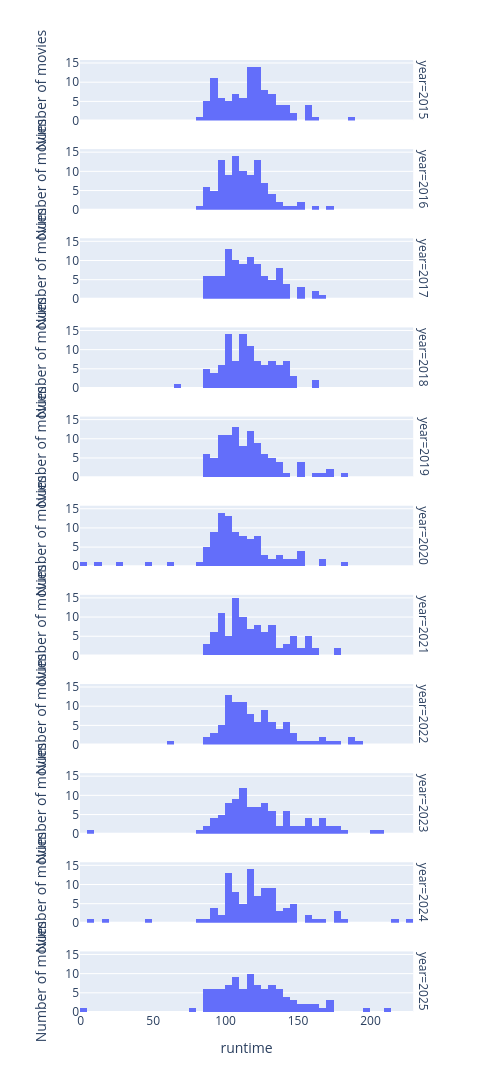

Notebook code for this chart:
### Markdown cell above
First, I explored how did the distribution of runtime fluctuated per year. For that I used the movies table, and the relevant columns. Runtime is stable at ~100–130 min as the dominant peak across all years (2015–2025) — no clear trend of films getting longer or shorter over time. 2020–2021 show more dispersed/noisy distributions, with several outliers near 0 and a wider tail — likely a COVID effect (fewer films, different mix of releases/streaming).
2023–2025 show longer, more pronounced right tails (outliers up to 200–220 min), suggesting more extended-runtime films in recent years.
Movie volume looks relatively consistent year to year (~60–70 at the peak bin), aside from the dispersion noted in 2020.
Near-zero runtime values appear in several years (2018, 2020, 2022, 2024) — likely data errors or missing-runtime placeholders.

### Code cell
fig_years= px.histogram(movies, x="runtime" , facet_row="year", width=500, height=2000)
fig_years.update_yaxes(title_text="Number of movies")

### Figure 1 — Plotly figure (JSON) as saved in the notebook; plotly's stock layout.template omitted (floating-point values rounded to 4 significant figures)
{"data": [{"bingroup": "x", "hovertemplate": "year=2015<br>runtime=%{x}<br>count=%{y}<extra></extra>", "legendgroup": "", "marker": {"color": "#636efa", "pattern": {"shape": ""}}, "name": "", "orientation": "v", "showlegend": false, "type": "histogram", "x": [136, 124, 138, 141, 91, 148, 95, 131, 137, 141, 125, 105, 157, 117, 114, 89, 126, 129, 118, 121, 94, 93, 93, 131, 119, 115, 127, 88, 106, 96, 120, 92, 104, 115, 130, 121, 147, 121, 127, 133, 100, 141, 103, 105, 188, 105, 89, 159, 106, 125, 134, 114, 131, 111, 135, 116, 127, 97, 115, 100, 116, 94, 115, 85, 118, 99, 120, 106, 124, 123, 129, 94, 140, 93, 122, 94, 123, 159, 90, 123, 122, 109, 122, 115, 116, 133, 96, 101, 87, 158, 119, 120, 95, 114, 164, 112, 93, 113, 119, 83], "xaxis": "x11", "yaxis": "y11"}, {"bingroup": "x", "hovertemplate": "year=2016<br>runtime=%{x}<br>count=%{y}<extra></extra>", "legendgroup": "", "marker": {"color": "#636efa", "pattern": {"shape": ""}}, "name": "", "orientation": "v", "showlegend": false, "type": "histogram", "x": [147, 133, 97, 109, 106, 86, 152, 133, 108, 122, 107, 115, 108, 94, 144, 95, 129, 123, 123, 95, 106, 120, 109, 97, 92, 122, 129, 103, 134, 107, 161, 116, 113, 127, 112, 96, 116, 127, 117, 122, 107, 123, 110, 99, 116, 117, 120, 152, 100, 87, 120, 139, 112, 124, 114, 132, 118, 89, 128, 127, 81, 103, 89, 118, 107, 99, 102, 107, 124, 86, 109, 111, 105, 110, 104, 112, 89, 92, 104, 110, 124, 170, 102, 125, 99, 94, 108, 97, 118, 114, 96, 101, 99, 91, 138, 99, 120, 98, 102], "xaxis": "x10", "yaxis": "y10"}, {"bingroup": "x", "hovertemplate": "year=2017<br>runtime=%{x}<br>count=%{y}<extra></extra>", "legendgroup": "", "marker": {"color": "#636efa", "pattern": {"shape": ""}}, "name": "", "orientation": "v", "showlegend": false, "type": "histogram", "x": [152, 129, 136, 90, 119, 133, 124, 137, 131, 141, 105, 129, 135, 120, 137, 154, 118, 107, 97, 140, 105, 141, 110, 102, 118, 114, 107, 100, 113, 104, 110, 108, 104, 167, 117, 164, 104, 107, 109, 122, 113, 137, 136, 109, 86, 100, 89, 123, 93, 100, 116, 116, 118, 122, 107, 115, 102, 125, 126, 114, 124, 122, 150, 115, 104, 139, 97, 89, 101, 95, 91, 130, 104, 115, 132, 86, 128, 160, 96, 102, 138, 117, 94, 89, 91, 112, 112, 120, 112, 109, 89, 96, 99, 101, 90, 141, 132, 120, 125], "xaxis": "x9", "yaxis": "y9"}, {"bingroup": "x", "hovertemplate": "year=2018<br>runtime=%{x}<br>count=%{y}<extra></extra>", "legendgroup": "", "marker": {"color": "#636efa", "pattern": {"shape": ""}}, "name": "", "orientation": "v", "showlegend": false, "type": "histogram", "x": [149, 135, 129, 118, 143, 135, 112, 147, 120, 134, 119, 140, 138, 85, 121, 113, 112, 97, 114, 136, 107, 114, 117, 135, 118, 105, 96, 110, 93, 131, 91, 130, 102, 111, 111, 143, 118, 106, 121, 130, 96, 120, 104, 121, 100, 116, 99, 103, 107, 88, 140, 97, 109, 105, 101, 118, 104, 100, 114, 149, 141, 141, 110, 97, 117, 89, 120, 101, 110, 102, 136, 90, 65, 116, 112, 86, 128, 116, 110, 132, 128, 163, 108, 140, 127, 104, 132, 117, 129, 122, 102, 101, 85, 101, 103, 125, 130, 161, 110, 94], "xaxis": "x8", "yaxis": "y8"}, {"bingroup": "x", "hovertemplate": "year=2019<br>runtime=%{x}<br>count=%{y}<extra></extra>", "legendgroup": "", "marker": {"color": "#636efa", "pattern": {"shape": ""}}, "name": "", "orientation": "v", "showlegend": false, "type": "histogram", "x": [181, 118, 103, 129, 124, 122, 142, 100, 127, 123, 137, 110, 104, 119, 169, 154, 105, 119, 86, 122, 162, 132, 132, 112, 135, 131, 131, 128, 133, 116, 98, 115, 114, 129, 118, 105, 106, 135, 153, 87, 107, 122, 112, 97, 117, 102, 121, 110, 99, 116, 122, 97, 123, 138, 126, 111, 93, 99, 103, 102, 86, 109, 101, 90, 90, 90, 108, 94, 96, 116, 87, 89, 88, 99, 108, 101, 109, 110, 119, 109, 118, 152, 117, 103, 106, 96, 109, 152, 111, 100, 99, 109, 128, 99, 96, 107, 172, 121, 171, 104], "xaxis": "x7", "yaxis": "y7"}, {"bingroup": "x", "hovertemplate": "year=2020<br>runtime=%{x}<br>count=%{y}<extra></extra>", "legendgroup": "", "marker": {"color": "#636efa", "pattern": {"shape": ""}}, "name": "", "orientation": "v", "showlegend": false, "type": "histogram", "x": [117, 147, 150, 124, 150, 99, 101, 4, 105, 120, 128, 95, 109, 151, 122, 124, 102, 101, 113, 100, 150, 115, 10, 132, 120, 94, 107, 109, 91, 94, 135, 105, 169, 98, 116, 103, 95, 110, 90, 124, 108, 111, 165, 129, 99, 104, 94, 120, 83, 112, 125, 87, 117, 101, 97, 106, 114, 140, 87, 120, 94, 144, 102, 119, 95, 90, 87, 115, 96, 108, 98, 97, 118, 146, 90, 132, 108, 136, 135, 180, 87, 103, 85, 97, 104, 92, 104, 111, 99, 25, 96, 96, 64, 110, 114, 100, 104, 45], "xaxis": "x6", "yaxis": "y6"}, {"bingroup": "x", "hovertemplate": "year=2021<br>runtime=%{x}<br>count=%{y}<extra></extra>", "legendgroup": "", "marker": {"color": "#636efa", "pattern": {"shape": ""}}, "name": "", "orientation": "v", "showlegend": false, "type": "histogram", "x": [148, 178, 128, 163, 143, 136, 97, 114, 132, 155, 110, 156, 134, 115, 97, 108, 102, 134, 127, 111, 125, 124, 105, 148, 129, 120, 132, 115, 148, 158, 93, 130, 107, 86, 101, 105, 123, 107, 131, 93, 96, 115, 110, 119, 99, 110, 155, 108, 132, 110, 91, 103, 156, 117, 117, 88, 121, 107, 114, 91, 93, 98, 97, 95, 98, 105, 128, 108, 179, 143, 88, 107, 93, 151, 108, 144, 121, 112, 145, 111, 138, 133, 145, 105, 99, 153, 128, 121, 108, 97, 104, 112, 109, 99, 160, 116, 100, 123, 108, 120], "xaxis": "x5", "yaxis": "y5"}, {"bingroup": "x", "hovertemplate": "year=2022<br>runtime=%{x}<br>count=%{y}<extra></extra>", "legendgroup": "", "marker": {"color": "#636efa", "pattern": {"shape": ""}}, "name": "", "orientation": "v", "showlegend": false, "type": "histogram", "x": [192, 131, 147, 126, 87, 162, 177, 119, 149, 103, 122, 142, 116, 123, 125, 109, 122, 159, 125, 112, 100, 126, 137, 105, 115, 106, 105, 112, 102, 130, 115, 104, 105, 103, 187, 99, 126, 140, 114, 127, 126, 106, 102, 111, 106, 101, 135, 124, 168, 96, 123, 100, 128, 101, 112, 96, 107, 112, 102, 102, 111, 128, 137, 131, 189, 107, 147, 144, 167, 141, 117, 130, 93, 122, 174, 136, 60, 114, 151, 103, 112, 94, 140, 96, 93, 117, 134, 113, 112, 102, 105, 116, 97, 89, 143, 134, 116, 107], "xaxis": "x4", "yaxis": "y4"}, {"bingroup": "x", "hovertemplate": "year=2023<br>runtime=%{x}<br>count=%{y}<extra></extra>", "legendgroup": "", "marker": {"color": "#636efa", "pattern": {"shape": ""}}, "name": "", "orientation": "v", "showlegend": false, "type": "histogram", "x": [114, 93, 181, 150, 142, 140, 157, 174, 117, 164, 135, 102, 125, 170, 127, 124, 116, 155, 148, 157, 122, 83, 110, 124, 116, 144, 110, 169, 95, 168, 131, 158, 94, 103, 91, 134, 105, 88, 109, 107, 117, 100, 123, 206, 96, 128, 111, 169, 112, 130, 128, 146, 118, 135, 104, 141, 123, 141, 125, 201, 110, 134, 112, 6, 113, 95, 134, 112, 95, 175, 105, 103, 99, 100, 127, 119, 103, 107, 165, 106, 163, 141, 128, 92, 110, 126, 100, 130, 123, 179, 105, 88, 105, 120, 112, 109, 118, 150, 114], "xaxis": "x3", "yaxis": "y3"}, {"bingroup": "x", "hovertemplate": "year=2024<br>runtime=%{x}<br>count=%{y}<extra></extra>", "legendgroup": "", "marker": {"color": "#636efa", "pattern": {"shape": ""}}, "name": "", "orientation": "v", "showlegend": false, "type": "histogram", "x": [97, 128, 100, 94, 162, 118, 167, 115, 94, 110, 109, 121, 148, 105, 129, 133, 116, 145, 133, 123, 131, 119, 141, 102, 101, 100, 101, 225, 106, 138, 115, 5, 119, 104, 124, 133, 127, 104, 149, 144, 106, 176, 141, 127, 104, 117, 101, 109, 120, 131, 110, 113, 117, 84, 46, 18, 134, 123, 139, 126, 132, 125, 102, 89, 109, 105, 141, 110, 178, 126, 101, 131, 115, 127, 115, 115, 126, 133, 139, 107, 98, 175, 146, 119, 118, 111, 123, 102, 122, 215, 92, 91, 183, 156, 103, 158, 119, 145], "xaxis": "x2", "yaxis": "y2"}, {"bingroup": "x", "hovertemplate": "year=2025<br>runtime=%{x}<br>count=%{y}<extra></extra>", "legendgroup": "", "marker": {"color": "#636efa", "pattern": {"shape": ""}}, "name": "", "orientation": "v", "showlegend": false, "type": "histogram", "x": [144, 108, 198, 108, 101, 134, 156, 90, 125, 156, 130, 170, 137, 115, 135, 136, 137, 119, 131, 127, 138, 110, 75, 125, 129, 112, 104, 104, 118, 162, 109, 100, 150, 107, 142, 145, 109, 88, 98, 110, 115, 89, 119, 124, 125, 214, 100, 174, 137, 114, 89, 94, 116, 123, 125, 107, 133, 85, 123, 113, 165, 116, 147, 116, 122, 109, 91, 161, 102, 98, 90, 133, 97, 119, 111, 150, 108, 144, 170, 133, 89, 103, 146, 120, 96, 105, 97, 134, 1, 144, 122, 91, 120, 88, 95, 94, 119], "xaxis": "x", "yaxis": "y"}], "layout": {"annotations": [{"font": {}, "showarrow": false, "text": "year=2025", "textangle": 90, "x": 0.98, "xanchor": "left", "xref": "paper", "y": 0.03182, "yanchor": "middle", "yref": "paper"}, {"font": {}, "showarrow": false, "text": "year=2024", "textangle": 90, "x": 0.98, "xanchor": "left", "xref": "paper", "y": 0.1255, "yanchor": "middle", "yref": "paper"}, {"font": {}, "showarrow": false, "text": "year=2023", "textangle": 90, "x": 0.98, "xanchor": "left", "xref": "paper", "y": 0.2191, "yanchor": "middle", "yref": "paper"}, {"font": {}, "showarrow": false, "text": "year=2022", "textangle": 90, "x": 0.98, "xanchor": "left", "xref": "paper", "y": 0.3127, "yanchor": "middle", "yref": "paper"}, {"font": {}, "showarrow": false, "text": "year=2021", "textangle": 90, "x": 0.98, "xanchor": "left", "xref": "paper", "y": 0.4064, "yanchor": "middle", "yref": "paper"}, {"font": {}, "showarrow": false, "text": "year=2020", "textangle": 90, "x": 0.98, "xanchor": "left", "xref": "paper", "y": 0.5, "yanchor": "middle", "yref": "paper"}, {"font": {}, "showarrow": false, "text": "year=2019", "textangle": 90, "x": 0.98, "xanchor": "left", "xref": "paper", "y": 0.5936, "yanchor": "middle", "yref": "paper"}, {"font": {}, "showarrow": false, "text": "year=2018", "textangle": 90, "x": 0.98, "xanchor": "left", "xref": "paper", "y": 0.6873, "yanchor": "middle", "yref": "paper"}, {"font": {}, "showarrow": false, "text": "year=2017", "textangle": 90, "x": 0.98, "xanchor": "left", "xref": "paper", "y": 0.7809, "yanchor": "middle", "yref": "paper"}, {"font": {}, "showarrow": false, "text": "year=2016", "textangle": 90, "x": 0.98, "xanchor": "left", "xref": "paper", "y": 0.8745, "yanchor": "middle", "yref": "paper"}, {"font": {}, "showarrow": false, "text": "year=2015", "textangle": 90, "x": 0.98, "xanchor": "left", "xref": "paper", "y": 0.9682, "yanchor": "middle", "yref": "paper"}], "barmode": "relative", "height": 2000, "legend": {"tracegroupgap": 0}, "margin": {"t": 60}, "width": 500, "xaxis": {"anchor": "y", "domain": [0, 0.98], "title": {"text": "runtime"}}, "xaxis10": {"anchor": "y10", "domain": [0, 0.98], "matches": "x", "showticklabels": false}, "xaxis11": {"anchor": "y11", "domain": [0, 0.98], "matches": "x", "showticklabels": false}, "xaxis2": {"anchor": "y2", "domain": [0, 0.98], "matches": "x", "showticklabels": false}, "xaxis3": {"anchor": "y3", "domain": [0, 0.98], "matches": "x", "showticklabels": false}, "xaxis4": {"anchor": "y4", "domain": [0, 0.98], "matches": "x", "showticklabels": false}, "xaxis5": {"anchor": "y5", "domain": [0, 0.98], "matches": "x", "showticklabels": false}, "xaxis6": {"anchor": "y6", "domain": [0, 0.98], "matches": "x", "showticklabels": false}, "xaxis7": {"anchor": "y7", "domain": [0, 0.98], "matches": "x", "showticklabels": false}, "xaxis8": {"anchor": "y8", "domain": [0, 0.98], "matches": "x", "showticklabels": false}, "xaxis9": {"anchor": "y9", "domain": [0, 0.98], "matches": "x", "showticklabels": false}, "yaxis": {"anchor": "x", "domain": [0, 0.06364], "title": {"text": "Number of movies"}}, "yaxis10": {"anchor": "x10", "domain": [0.8427, 0.9064], "matches": "y", "title": {"text": "Number of movies"}}, "yaxis11": {"anchor": "x11", "domain": [0.9364, 1.0], "matches": "y", "title": {"text": "Number of movies"}}, "yaxis2": {"anchor": "x2", "domain": [0.09364, 0.1573], "matches": "y", "title": {"text": "Number of movies"}}, "yaxis3": {"anchor": "x3", "domain": [0.1873, 0.2509], "matches": "y", "title": {"text": "Number of movies"}}, "yaxis4": {"anchor": "x4", "domain": [0.2809, 0.3445], "matches": "y", "title": {"text": "Number of movies"}}, "yaxis5": {"anchor": "x5", "domain": [0.3745, 0.4382], "matches": "y", "title": {"text": "Number of movies"}}, "yaxis6": {"anchor": "x6", "domain": [0.4682, 0.5318], "matches": "y", "title": {"text": "Number of movies"}}, "yaxis7": {"anchor": "x7", "domain": [0.5618, 0.6255], "matches": "y", "title": {"text": "Number of movies"}}, "yaxis8": {"anchor": "x8", "domain": [0.6555, 0.7191], "matches": "y", "title": {"text": "Number of movies"}}, "yaxis9": {"anchor": "x9", "domain": [0.7491, 0.8127], "matches": "y", "title": {"text": "Number of movies"}}}}
